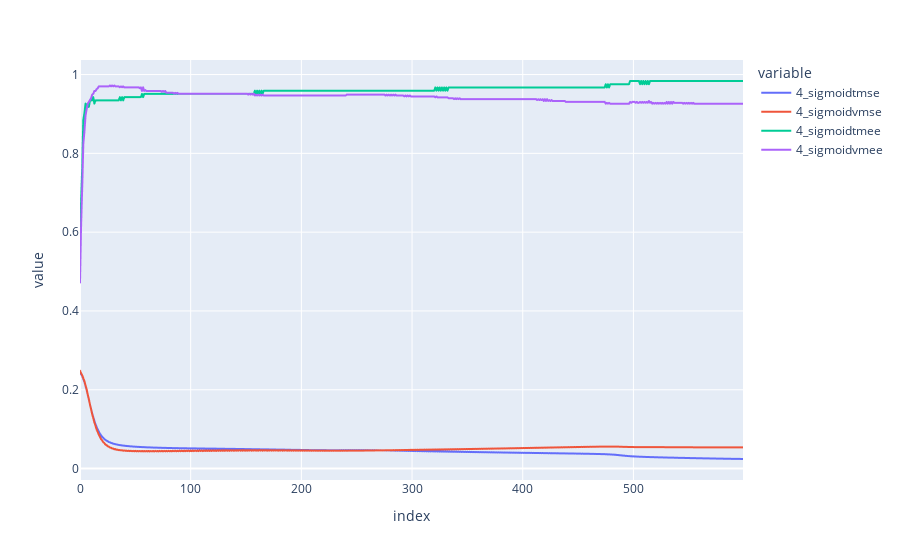
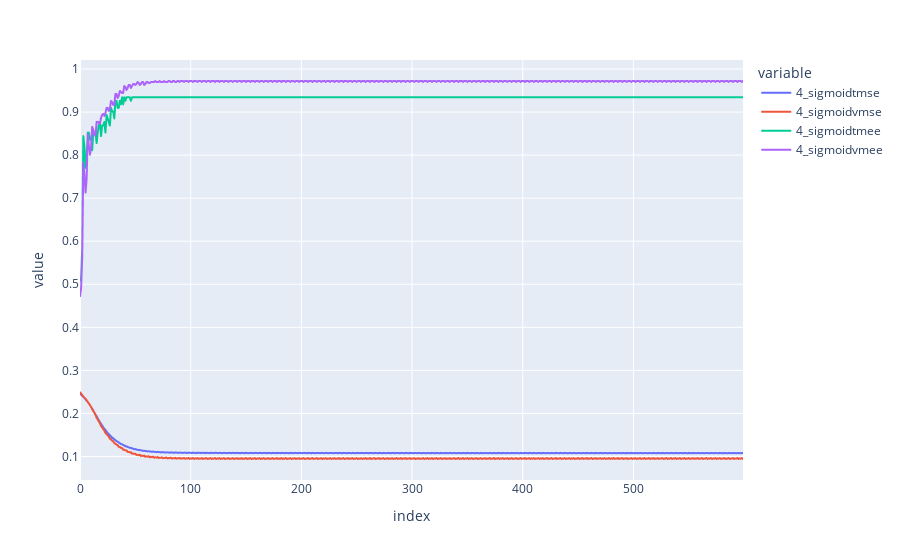

Notebook code cell kept with these figures, in order:
### Code cell
dic_list = []
for dummy in interesting_model:
    dic = {}
    dic[dummy['top_name'] + 'tmse'] = dummy['stats']['training_mean_squared_error']
    dic[dummy['top_name'] + 'vmse'] = dummy['stats']['test_mean_squared_error']
    dic[dummy['top_name'] + 'tmee'] = dummy['stats']['training_accuracy']
    dic[dummy['top_name'] + 'vmee'] = dummy['stats']['test_accuracy']
    dic_list.append(pd.DataFrame(dic))
    
for i in dic_list:
    fig = px.line(i)
    fig.show()

### Figure 1 — Plotly figure (JSON) as saved in the notebook; plotly's stock layout.template omitted (floating-point values rounded to 4 significant figures; data arrays with more than 128 entries replaced by an {"elided": "..."} marker saying what was removed)
{"data": [{"hovertemplate": "variable=4_sigmoidtmse<br>index=%{x}<br>value=%{y}<extra></extra>", "legendgroup": "4_sigmoidtmse", "line": {"color": "#636efa", "dash": "solid"}, "marker": {"symbol": "circle"}, "mode": "lines", "name": "4_sigmoidtmse", "showlegend": true, "type": "scattergl", "x": {"elided": "600 int values"}, "xaxis": "x", "y": {"elided": "600 float values"}, "yaxis": "y"}, {"hovertemplate": "variable=4_sigmoidvmse<br>index=%{x}<br>value=%{y}<extra></extra>", "legendgroup": "4_sigmoidvmse", "line": {"color": "#EF553B", "dash": "solid"}, "marker": {"symbol": "circle"}, "mode": "lines", "name": "4_sigmoidvmse", "showlegend": true, "type": "scattergl", "x": {"elided": "600 int values"}, "xaxis": "x", "y": {"elided": "600 float values"}, "yaxis": "y"}, {"hovertemplate": "variable=4_sigmoidtmee<br>index=%{x}<br>value=%{y}<extra></extra>", "legendgroup": "4_sigmoidtmee", "line": {"color": "#00cc96", "dash": "solid"}, "marker": {"symbol": "circle"}, "mode": "lines", "name": "4_sigmoidtmee", "showlegend": true, "type": "scattergl", "x": {"elided": "600 int values"}, "xaxis": "x", "y": {"elided": "600 float values"}, "yaxis": "y"}, {"hovertemplate": "variable=4_sigmoidvmee<br>index=%{x}<br>value=%{y}<extra></extra>", "legendgroup": "4_sigmoidvmee", "line": {"color": "#ab63fa", "dash": "solid"}, "marker": {"symbol": "circle"}, "mode": "lines", "name": "4_sigmoidvmee", "showlegend": true, "type": "scattergl", "x": {"elided": "600 int values"}, "xaxis": "x", "y": {"elided": "600 float values"}, "yaxis": "y"}], "layout": {"legend": {"title": {"text": "variable"}, "tracegroupgap": 0}, "margin": {"t": 60}, "xaxis": {"anchor": "y", "domain": [0, 1], "title": {"text": "index"}}, "yaxis": {"anchor": "x", "domain": [0, 1], "title": {"text": "value"}}}}

### Figure 2 — Plotly figure (JSON) as saved in the notebook; plotly's stock layout.template omitted (floating-point values rounded to 4 significant figures; data arrays with more than 128 entries replaced by an {"elided": "..."} marker saying what was removed)
{"data": [{"hovertemplate": "variable=4_sigmoidtmse<br>index=%{x}<br>value=%{y}<extra></extra>", "legendgroup": "4_sigmoidtmse", "line": {"color": "#636efa", "dash": "solid"}, "marker": {"symbol": "circle"}, "mode": "lines", "name": "4_sigmoidtmse", "showlegend": true, "type": "scattergl", "x": {"elided": "600 int values"}, "xaxis": "x", "y": {"elided": "600 float values"}, "yaxis": "y"}, {"hovertemplate": "variable=4_sigmoidvmse<br>index=%{x}<br>value=%{y}<extra></extra>", "legendgroup": "4_sigmoidvmse", "line": {"color": "#EF553B", "dash": "solid"}, "marker": {"symbol": "circle"}, "mode": "lines", "name": "4_sigmoidvmse", "showlegend": true, "type": "scattergl", "x": {"elided": "600 int values"}, "xaxis": "x", "y": {"elided": "600 float values"}, "yaxis": "y"}, {"hovertemplate": "variable=4_sigmoidtmee<br>index=%{x}<br>value=%{y}<extra></extra>", "legendgroup": "4_sigmoidtmee", "line": {"color": "#00cc96", "dash": "solid"}, "marker": {"symbol": "circle"}, "mode": "lines", "name": "4_sigmoidtmee", "showlegend": true, "type": "scattergl", "x": {"elided": "600 int values"}, "xaxis": "x", "y": {"elided": "600 float values"}, "yaxis": "y"}, {"hovertemplate": "variable=4_sigmoidvmee<br>index=%{x}<br>value=%{y}<extra></extra>", "legendgroup": "4_sigmoidvmee", "line": {"color": "#ab63fa", "dash": "solid"}, "marker": {"symbol": "circle"}, "mode": "lines", "name": "4_sigmoidvmee", "showlegend": true, "type": "scattergl", "x": {"elided": "600 int values"}, "xaxis": "x", "y": {"elided": "600 float values"}, "yaxis": "y"}], "layout": {"legend": {"title": {"text": "variable"}, "tracegroupgap": 0}, "margin": {"t": 60}, "xaxis": {"anchor": "y", "domain": [0, 1], "title": {"text": "index"}}, "yaxis": {"anchor": "x", "domain": [0, 1], "title": {"text": "value"}}}}
